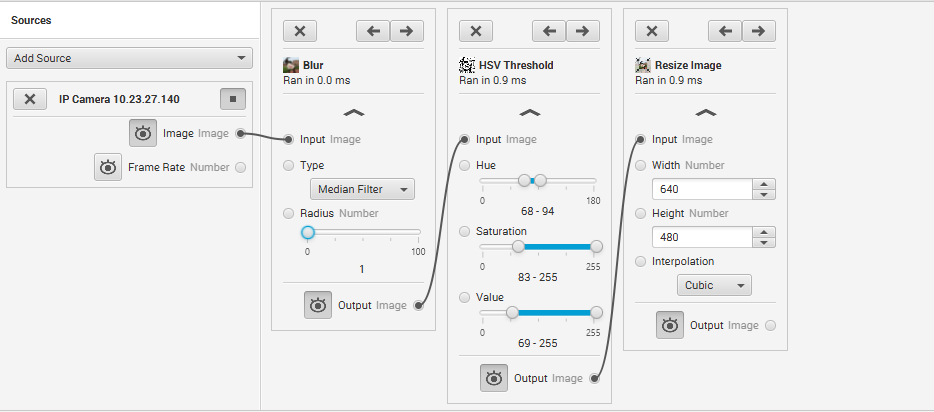
#> input picture Vision/example_photos/GRIP.PNG, 934 x 412 px
$ python -i frc.py   (imports and definitions only)
#> lines starting #> are read from the running program, lines starting #| are printed output that depends on the picture; after the words box and inside, x2 and y2 are one past the last pixel; in counts of white or black regions, pixels touching at a corner belong together
import cv2
import numpy
import math
from enum import Enum

class GripPipeline:
    """
    An OpenCV pipeline generated by GRIP.
    """

    def __init__(self):
        """initializes all values to presets or None if need to be set
        """

        self.__blur_type = BlurType.Median_Filter
        self.__blur_radius = 0.0

        self.blur_output = None

        self.__hsl_threshold_input = self.blur_output
        self.__hsl_threshold_hue = [63.12949640287769, 180.0]
        self.__hsl_threshold_saturation = [68.79496402877697, 255.0]
        self.__hsl_threshold_luminance = [93.10251798561147, 135.33276450511946]

        self.hsl_threshold_output = None

        self.__resize_image_input = self.hsl_threshold_output
        self.__resize_image_width = 640.0
        self.__resize_image_height = 480.0
        self.__resize_image_interpolation = cv2.INTER_CUBIC

        self.resize_image_output = None


    def process(self, source0):
        """
        Runs the pipeline and sets all outputs to new values.
        """
        # Step Blur0:
        self.__blur_input = source0
        (self.blur_output) = self.__blur(self.__blur_input, self.__blur_type, self.__blur_radius)

        # Step HSL_Threshold0:
        self.__hsl_threshold_input = self.blur_output
        (self.hsl_threshold_output) = self.__hsl_threshold(self.__hsl_threshold_input, self.__hsl_threshold_hue, self.__hsl_threshold_saturation, self.__hsl_threshold_luminance)

        # Step Resize_Image0:
        self.__resize_image_input = self.hsl_threshold_output
        (self.resize_image_output) = self.__resize_image(self.__resize_image_input, self.__resize_image_width, self.__resize_image_height, self.__resize_image_interpolation)


    @staticmethod
    def __blur(src, type, radius):
        """Softens an image using one of several filters.
        Args:
            src: The source mat (numpy.ndarray).
            type: The blurType to perform represented as an int.
            radius: The radius for the blur as a float.
        Returns:
            A numpy.ndarray that has been blurred.
        """
        if(type is BlurType.Box_Blur):
            ksize = int(2 * round(radius) + 1)
            return cv2.blur(src, (ksize, ksize))
        elif(type is BlurType.Gaussian_Blur):
            ksize = int(6 * round(radius) + 1)
            return cv2.GaussianBlur(src, (ksize, ksize), round(radius))
        elif(type is BlurType.Median_Filter):
            ksize = int(2 * round(radius) + 1)
            return cv2.medianBlur(src, ksize)
        else:
            return cv2.bilateralFilter(src, -1, round(radius), round(radius))

    @staticmethod
    def __hsl_threshold(input, hue, sat, lum):
        """Segment an image based on hue, saturation, and luminance ranges.
        Args:
            input: A BGR numpy.ndarray.
            hue: A list of two numbers the are the min and max hue.
            sat: A list of two numbers the are the min and max saturation.
            lum: A list of two numbers the are the min and max luminance.
        Returns:
            A black and white numpy.ndarray.
        """
        out = cv2.cvtColor(input, cv2.COLOR_BGR2HLS)
        return cv2.inRange(out, (hue[0], lum[0], sat[0]),  (hue[1], lum[1], sat[1]))

    @staticmethod
    def __resize_image(input, width, height, interpolation):
        """Scales and image to an exact size.
        Args:
            input: A numpy.ndarray.
            Width: The desired width in pixels.
            Height: The desired height in pixels.
            interpolation: Opencv enum for the type fo interpolation.
        Returns:
            A numpy.ndarray of the new size.
        """
        return cv2.resize(input, ((int)(width), (int)(height)), 0, 0, interpolation)


BlurType = Enum('BlurType', 'Box_Blur Gaussian_Blur Median_Filter Bilateral_Filter')

>>> import cv2
>>> picture = cv2.imread('example_photos/GRIP.PNG')
#> picture is the input picture: shape (412, 934, 3); mean B, G, R 238.4, 238.3, 238
>>> result = GripPipeline().process(picture)
#> in __hsl_threshold, `out = cv2.cvtColor(input, cv2.COLOR_BGR2HLS)`: out: shape (412, 934, 3); mean of channels 0, 1, 2 1.4, 238.2, 3
#> in __hsl_threshold, `return cv2.inRange(out, (hue[0], lum[0], sat[0]),  (hue[1], lum[1], sa..`:
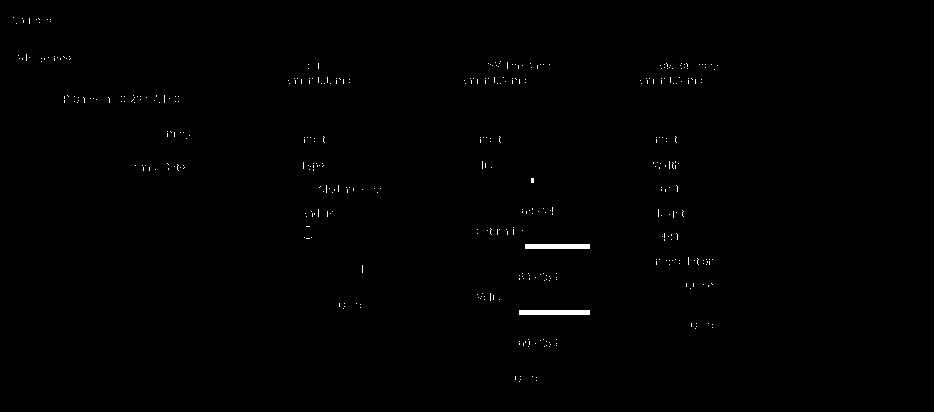
#> returned value: shape (412, 934); 0.39% white; 405 white regions (403 under 20 px), largest, box (x1, y1, x2, y2) and area: (519, 310, 590, 315) 355, (525, 244, 590, 249) 325

$ run again, on Vision/example_photos/OpenChicken.PNG
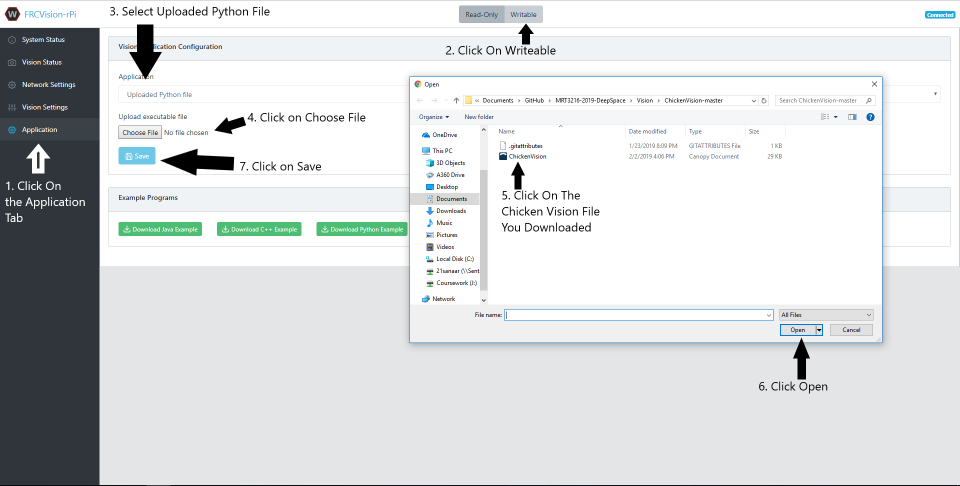
#> input picture Vision/example_photos/OpenChicken.PNG, 1919 x 971 px (shown at 1/2 size)
#> picture is the input picture: shape (971, 1919, 3); mean B, G, R 220.7, 219.8, 217.3
#> out: shape (971, 1919, 3); mean of channels 0, 1, 2 54.8, 219.3, 13.3
#> in __hsl_threshold, `return cv2.inRange(out, (hue[0], lum[0], sat[0]),  (hue[1], lum[1], sa..`:
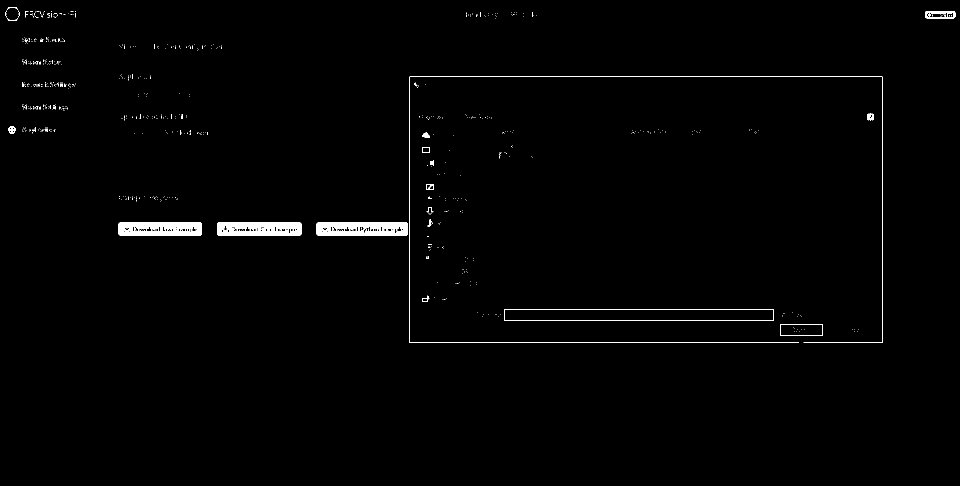
#> returned value: shape (971, 1919) (shown at 1/2 size); 1.1% white; 752 white regions (729 under 20 px), largest, box (x1, y1, x2, y2) and area: (633, 444, 815, 472) 4215, (434, 444, 603, 472) 4002, (237, 444, 404, 472) 3907

$ run again, on Vision/example_photos/codeGen.PNG
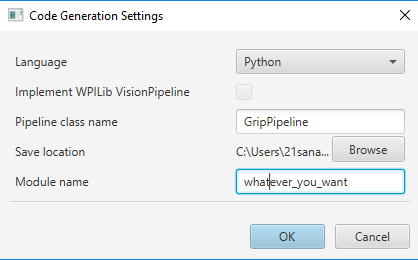
#> input picture Vision/example_photos/codeGen.PNG, 418 x 260 px
#> picture is the input picture: shape (260, 418, 3); mean B, G, R 239, 237.7, 235.3
#> out: shape (260, 418, 3); mean of channels 0, 1, 2 7, 237.1, 13.3
#> in __hsl_threshold, `return cv2.inRange(out, (hue[0], lum[0], sat[0]),  (hue[1], lum[1], sa..`:
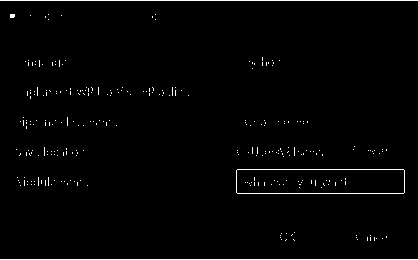
#> returned value: shape (260, 418); 1.6% white in thin lines or dots
